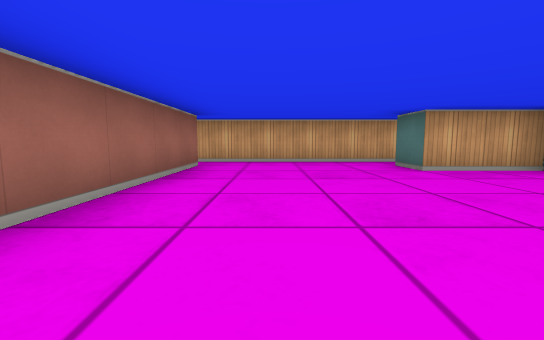
[1] (above)

12 first-person views from a walk through a cub3D ray-caster map. The camera is about half as high as the walls, tilts 6° down and sees 90° across. The floor is counted in squares. Each view is taken from the middle of a square. On the plan, view 1 faces up. The plan holds only what a view shows up to about 9 squares ahead; the rest is blank.

[2]
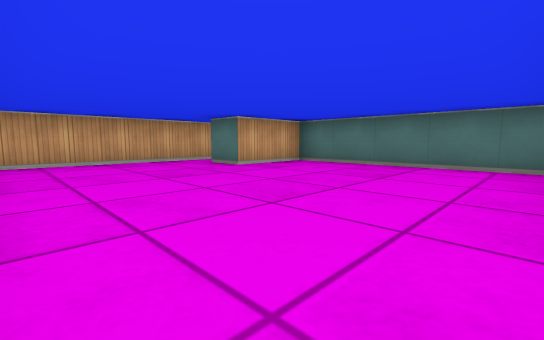

[3]
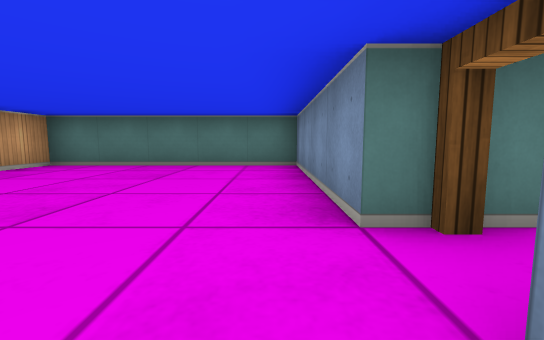

[4]
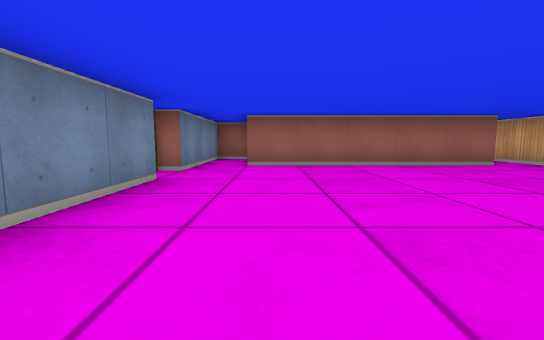

[5]
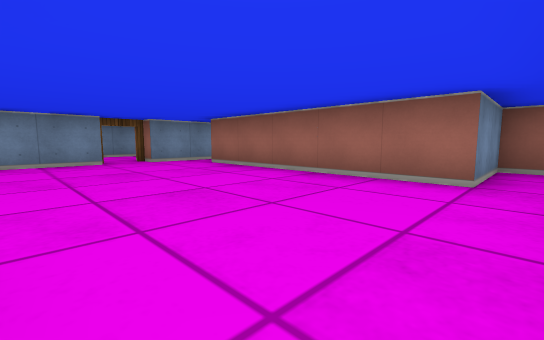

[6]
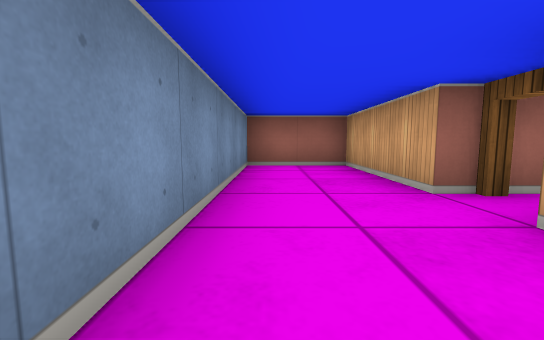

[7]
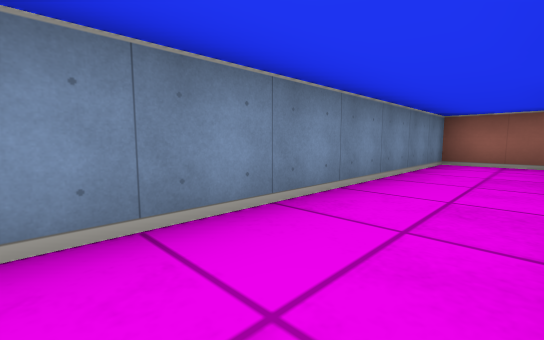

[8]
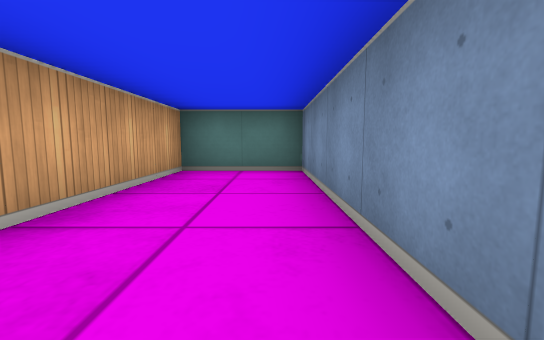

[9]
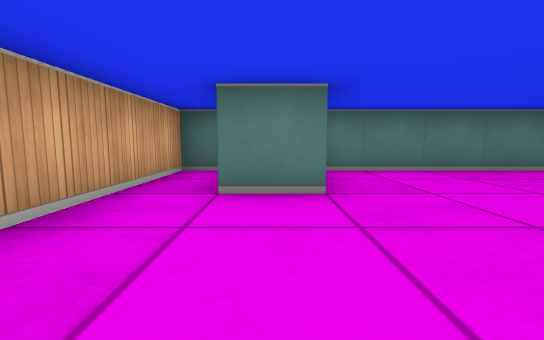

[10]
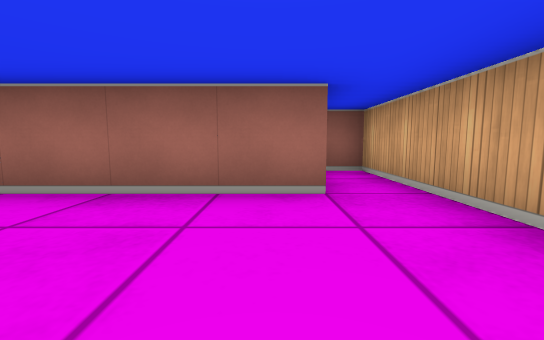

[11]
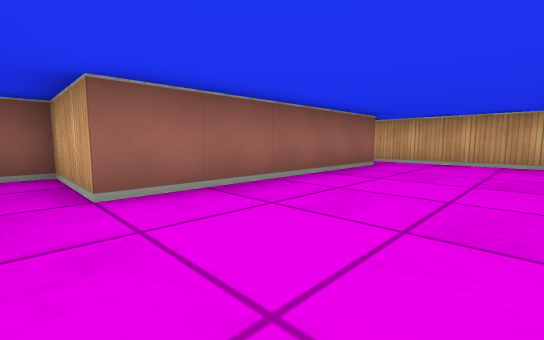

[12]
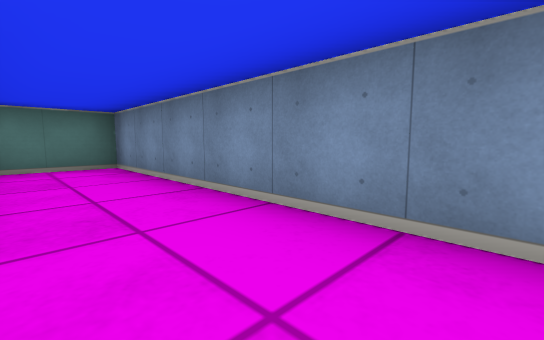

### Floor plan
Points are (right, up) in squares from view 1. A wall is a line through its corners. A room is listed if a view was taken in it or the views show most of it. See-through windows are left out.
Room 1 (views 1, 2, 3, 4, 5, 9, 10, 11)
walls: (0.5, -0.5) (4.5, -0.5) (4.5, 4.5) (2.5, 4.5) (2.5, 5.5); (4.5, 5.9) (4.5, 6.5) (-3.5, 6.5) (-3.5, 5.5) (-1.5, 5.5) (-1.5, 0.5) (-3.5, 0.5) (-3.5, -0.5) (-0.5, -0.5)
ways out: open door at (0, -1) to room 2
Room 2 (views 6, 7, 8, 12)
walls: (-0.5, -1.5) (-3.5, -1.5) (-3.5, -3.5) (4.5, -3.5) (4.5, -1.5) (0.5, -1.5)
ways out: open door at (0, -1) to room 1

Positions as (right, up) in squares from view 1, and headings:
1: (0, 0), facing up
2: (-1, 0), facing up-right
3: (-1, 0), facing right
4: (4, 1), facing left
5: (2, 6), facing down-left
6: (2, -3), facing left
7: (3, -2), facing down-left
8: (0, -3), facing right
9: (0, 5), facing right
10: (1, 5), facing left
11: (1, 0), facing up-left
12: (-1, -2), facing down-right
